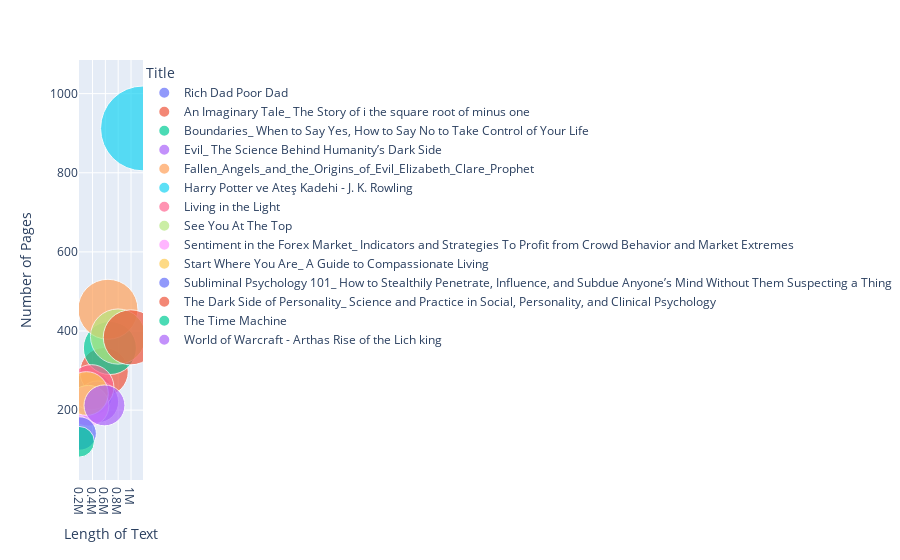

Notebook cell for this chart:
### Code cell
px.scatter(df1, x = 'Length of Text', y = 'Number of Pages', size = 'Number of Pages', size_max=60, color = 'Title', hover_name= 'Title')

### Figure 1 — Plotly figure (JSON) as saved in the notebook; plotly's stock layout.template omitted (floating-point values rounded to 4 significant figures)
{"data": [{"hovertemplate": "<b>%{hovertext}</b><br><br>Title=Rich Dad Poor Dad<br>Length of Text=%{x}<br>Number of Pages=%{marker.size}<extra></extra>", "hovertext": ["Rich Dad Poor Dad"], "legendgroup": "Rich Dad Poor Dad", "marker": {"color": "#636efa", "size": [241], "sizemode": "area", "sizeref": 0.2533, "symbol": "circle"}, "mode": "markers", "name": "Rich Dad Poor Dad", "orientation": "v", "showlegend": true, "type": "scatter", "x": [376691], "xaxis": "x", "y": [241], "yaxis": "y"}, {"hovertemplate": "<b>%{hovertext}</b><br><br>Title=An Imaginary Tale_ The Story of i the square root of minus one<br>Length of Text=%{x}<br>Number of Pages=%{marker.size}<extra></extra>", "hovertext": ["An Imaginary Tale_ The Story of i the square root of minus one"], "legendgroup": "An Imaginary Tale_ The Story of i the square root of minus one", "marker": {"color": "#EF553B", "size": [297], "sizemode": "area", "sizeref": 0.2533, "symbol": "circle"}, "mode": "markers", "name": "An Imaginary Tale_ The Story of i the square root of minus one", "orientation": "v", "showlegend": true, "type": "scatter", "x": [579858], "xaxis": "x", "y": [297], "yaxis": "y"}, {"hovertemplate": "<b>%{hovertext}</b><br><br>Title=Boundaries_ When to Say Yes, How to Say No to Take Control of Your Life<br>Length of Text=%{x}<br>Number of Pages=%{marker.size}<extra></extra>", "hovertext": ["Boundaries_ When to Say Yes, How to Say No to Take Control of Your Life"], "legendgroup": "Boundaries_ When to Say Yes, How to Say No to Take Control of Your Life", "marker": {"color": "#00cc96", "size": [357], "sizemode": "area", "sizeref": 0.2533, "symbol": "circle"}, "mode": "markers", "name": "Boundaries_ When to Say Yes, How to Say No to Take Control of Your Life", "orientation": "v", "showlegend": true, "type": "scatter", "x": [670697], "xaxis": "x", "y": [357], "yaxis": "y"}, {"hovertemplate": "<b>%{hovertext}</b><br><br>Title=Evil_ The Science Behind Humanity’s Dark Side<br>Length of Text=%{x}<br>Number of Pages=%{marker.size}<extra></extra>", "hovertext": ["Evil_ The Science Behind Humanity’s Dark Side"], "legendgroup": "Evil_ The Science Behind Humanity’s Dark Side", "marker": {"color": "#ab63fa", "size": [221], "sizemode": "area", "sizeref": 0.2533, "symbol": "circle"}, "mode": "markers", "name": "Evil_ The Science Behind Humanity’s Dark Side", "orientation": "v", "showlegend": true, "type": "scatter", "x": [480848], "xaxis": "x", "y": [221], "yaxis": "y"}, {"hovertemplate": "<b>%{hovertext}</b><br><br>Title=Fallen_Angels_and_the_Origins_of_Evil_Elizabeth_Clare_Prophet<br>Length of Text=%{x}<br>Number of Pages=%{marker.size}<extra></extra>", "hovertext": ["Fallen_Angels_and_the_Origins_of_Evil_Elizabeth_Clare_Prophet"], "legendgroup": "Fallen_Angels_and_the_Origins_of_Evil_Elizabeth_Clare_Prophet", "marker": {"color": "#FFA15A", "size": [455], "sizemode": "area", "sizeref": 0.2533, "symbol": "circle"}, "mode": "markers", "name": "Fallen_Angels_and_the_Origins_of_Evil_Elizabeth_Clare_Prophet", "orientation": "v", "showlegend": true, "type": "scatter", "x": [640195], "xaxis": "x", "y": [455], "yaxis": "y"}, {"hovertemplate": "<b>%{hovertext}</b><br><br>Title=Harry Potter ve Ateş Kadehi - J. K. Rowling<br>Length of Text=%{x}<br>Number of Pages=%{marker.size}<extra></extra>", "hovertext": ["Harry Potter ve Ateş Kadehi - J. K. Rowling"], "legendgroup": "Harry Potter ve Ateş Kadehi - J. K. Rowling", "marker": {"color": "#19d3f3", "size": [912], "sizemode": "area", "sizeref": 0.2533, "symbol": "circle"}, "mode": "markers", "name": "Harry Potter ve Ateş Kadehi - J. K. Rowling", "orientation": "v", "showlegend": true, "type": "scatter", "x": [1186774], "xaxis": "x", "y": [912], "yaxis": "y"}, {"hovertemplate": "<b>%{hovertext}</b><br><br>Title=Living in the Light<br>Length of Text=%{x}<br>Number of Pages=%{marker.size}<extra></extra>", "hovertext": ["Living in the Light"], "legendgroup": "Living in the Light", "marker": {"color": "#FF6692", "size": [258], "sizemode": "area", "sizeref": 0.2533, "symbol": "circle"}, "mode": "markers", "name": "Living in the Light", "orientation": "v", "showlegend": true, "type": "scatter", "x": [381884], "xaxis": "x", "y": [258], "yaxis": "y"}, {"hovertemplate": "<b>%{hovertext}</b><br><br>Title=See You At The Top<br>Length of Text=%{x}<br>Number of Pages=%{marker.size}<extra></extra>", "hovertext": ["See You At The Top"], "legendgroup": "See You At The Top", "marker": {"color": "#B6E880", "size": [386], "sizemode": "area", "sizeref": 0.2533, "symbol": "circle"}, "mode": "markers", "name": "See You At The Top", "orientation": "v", "showlegend": true, "type": "scatter", "x": [797439], "xaxis": "x", "y": [386], "yaxis": "y"}, {"hovertemplate": "<b>%{hovertext}</b><br><br>Title=Sentiment in the Forex Market_ Indicators and Strategies To Profit from Crowd Behavior and Market Extremes<br>Length of Text=%{x}<br>Number of Pages=%{marker.size}<extra></extra>", "hovertext": ["Sentiment in the Forex Market_ Indicators and Strategies To Profit from Crowd Behavior and Market Extremes"], "legendgroup": "Sentiment in the Forex Market_ Indicators and Strategies To Profit from Crowd Behavior and Market Extremes", "marker": {"color": "#FF97FF", "size": [211], "sizemode": "area", "sizeref": 0.2533, "symbol": "circle"}, "mode": "markers", "name": "Sentiment in the Forex Market_ Indicators and Strategies To Profit from Crowd Behavior and Market Extremes", "orientation": "v", "showlegend": true, "type": "scatter", "x": [336383], "xaxis": "x", "y": [211], "yaxis": "y"}, {"hovertemplate": "<b>%{hovertext}</b><br><br>Title=Start Where You Are_ A Guide to Compassionate Living<br>Length of Text=%{x}<br>Number of Pages=%{marker.size}<extra></extra>", "hovertext": ["Start Where You Are_ A Guide to Compassionate Living"], "legendgroup": "Start Where You Are_ A Guide to Compassionate Living", "marker": {"color": "#FECB52", "size": [242], "sizemode": "area", "sizeref": 0.2533, "symbol": "circle"}, "mode": "markers", "name": "Start Where You Are_ A Guide to Compassionate Living", "orientation": "v", "showlegend": true, "type": "scatter", "x": [304961], "xaxis": "x", "y": [242], "yaxis": "y"}, {"hovertemplate": "<b>%{hovertext}</b><br><br>Title=Subliminal Psychology 101_ How to Stealthily Penetrate, Influence, and Subdue Anyone’s Mind Without Them Suspecting a Thing<br>Length of Text=%{x}<br>Number of Pages=%{marker.size}<extra></extra>", "hovertext": ["Subliminal Psychology 101_ How to Stealthily Penetrate, Influence, and Subdue Anyone’s Mind Without Them Suspecting a Thing"], "legendgroup": "Subliminal Psychology 101_ How to Stealthily Penetrate, Influence, and Subdue Anyone’s Mind Without Them Suspecting a Thing", "marker": {"color": "#636efa", "size": [141], "sizemode": "area", "sizeref": 0.2533, "symbol": "circle"}, "mode": "markers", "name": "Subliminal Psychology 101_ How to Stealthily Penetrate, Influence, and Subdue Anyone’s Mind Without Them Suspecting a Thing", "orientation": "v", "showlegend": true, "type": "scatter", "x": [199757], "xaxis": "x", "y": [141], "yaxis": "y"}, {"hovertemplate": "<b>%{hovertext}</b><br><br>Title=The Dark Side of Personality_ Science and Practice in Social, Personality, and Clinical Psychology<br>Length of Text=%{x}<br>Number of Pages=%{marker.size}<extra></extra>", "hovertext": ["The Dark Side of Personality_ Science and Practice in Social, Personality, and Clinical Psychology"], "legendgroup": "The Dark Side of Personality_ Science and Practice in Social, Personality, and Clinical Psychology", "marker": {"color": "#EF553B", "size": [384], "sizemode": "area", "sizeref": 0.2533, "symbol": "circle"}, "mode": "markers", "name": "The Dark Side of Personality_ Science and Practice in Social, Personality, and Clinical Psychology", "orientation": "v", "showlegend": true, "type": "scatter", "x": [996658], "xaxis": "x", "y": [384], "yaxis": "y"}, {"hovertemplate": "<b>%{hovertext}</b><br><br>Title=The Time Machine<br>Length of Text=%{x}<br>Number of Pages=%{marker.size}<extra></extra>", "hovertext": ["The Time Machine"], "legendgroup": "The Time Machine", "marker": {"color": "#00cc96", "size": [120], "sizemode": "area", "sizeref": 0.2533, "symbol": "circle"}, "mode": "markers", "name": "The Time Machine", "orientation": "v", "showlegend": true, "type": "scatter", "x": [188961], "xaxis": "x", "y": [120], "yaxis": "y"}, {"hovertemplate": "<b>%{hovertext}</b><br><br>Title=World of Warcraft - Arthas Rise of the Lich king<br>Length of Text=%{x}<br>Number of Pages=%{marker.size}<extra></extra>", "hovertext": ["World of Warcraft - Arthas Rise of the Lich king"], "legendgroup": "World of Warcraft - Arthas Rise of the Lich king", "marker": {"color": "#ab63fa", "size": [212], "sizemode": "area", "sizeref": 0.2533, "symbol": "circle"}, "mode": "markers", "name": "World of Warcraft - Arthas Rise of the Lich king", "orientation": "v", "showlegend": true, "type": "scatter", "x": [586110], "xaxis": "x", "y": [212], "yaxis": "y"}], "layout": {"legend": {"itemsizing": "constant", "title": {"text": "Title"}, "tracegroupgap": 0}, "margin": {"t": 60}, "xaxis": {"anchor": "y", "domain": [0, 1], "title": {"text": "Length of Text"}}, "yaxis": {"anchor": "x", "domain": [0, 1], "title": {"text": "Number of Pages"}}}}
